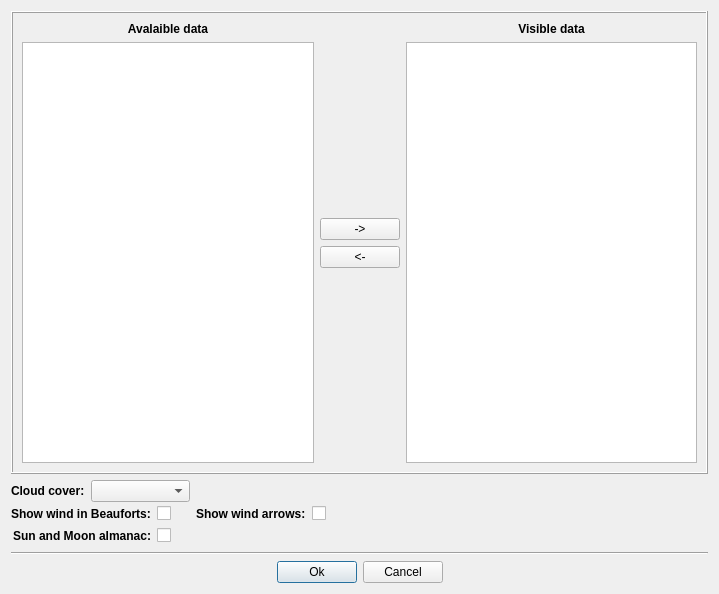
<?xml version="1.0" encoding="UTF-8"?>
<ui version="4.0">
 <class>MeteotableOptionsDialog</class>
 <widget class="QDialog" name="MeteotableOptionsDialog">
  <property name="geometry">
   <rect>
    <x>0</x>
    <y>0</y>
    <width>719</width>
    <height>594</height>
   </rect>
  </property>
  <property name="sizePolicy">
   <sizepolicy hsizetype="Expanding" vsizetype="Minimum">
    <horstretch>0</horstretch>
    <verstretch>0</verstretch>
   </sizepolicy>
  </property>
  <property name="windowTitle">
   <string>Meteotable parameters</string>
  </property>
  <layout class="QGridLayout" name="gridLayout_3">
   <item row="1" column="0" colspan="4">
    <layout class="QGridLayout" name="gridLayout_2">
     <property name="verticalSpacing">
      <number>2</number>
     </property>
     <item row="0" column="0">
      <widget class="QLabel" name="label">
       <property name="font">
        <font>
         <weight>75</weight>
         <bold>true</bold>
        </font>
       </property>
       <property name="text">
        <string>Cloud cover:</string>
       </property>
      </widget>
     </item>
     <item row="0" column="1" colspan="2">
      <widget class="QComboBox" name="inputCloudsColorMode"/>
     </item>
     <item row="0" column="5">
      <spacer>
       <property name="orientation">
        <enum>Qt::Horizontal</enum>
       </property>
       <property name="sizeHint" stdset="0">
        <size>
         <width>100</width>
         <height>20</height>
        </size>
       </property>
      </spacer>
     </item>
     <item row="1" column="0" colspan="2">
      <widget class="QLabel" name="label_5">
       <property name="font">
        <font>
         <weight>75</weight>
         <bold>true</bold>
        </font>
       </property>
       <property name="text">
        <string>Show wind in Beauforts:</string>
       </property>
      </widget>
     </item>
     <item row="1" column="2">
      <widget class="QCheckBox" name="cbShowBeauforts">
       <property name="text">
        <string/>
       </property>
      </widget>
     </item>
     <item row="1" column="5">
      <spacer name="spacer">
       <property name="orientation">
        <enum>Qt::Horizontal</enum>
       </property>
       <property name="sizeHint" stdset="0">
        <size>
         <width>100</width>
         <height>20</height>
        </size>
       </property>
      </spacer>
     </item>
     <item row="2" column="5">
      <spacer>
       <property name="orientation">
        <enum>Qt::Horizontal</enum>
       </property>
       <property name="sizeHint" stdset="0">
        <size>
         <width>100</width>
         <height>20</height>
        </size>
       </property>
      </spacer>
     </item>
     <item row="1" column="3">
      <widget class="QLabel" name="label_4">
       <property name="font">
        <font>
         <weight>75</weight>
         <bold>true</bold>
        </font>
       </property>
       <property name="text">
        <string>Show wind arrows:</string>
       </property>
      </widget>
     </item>
     <item row="1" column="4">
      <widget class="QCheckBox" name="cbShowWindArrows">
       <property name="text">
        <string/>
       </property>
      </widget>
     </item>
     <item row="2" column="0" colspan="2">
      <widget class="QLabel" name="label_6">
       <property name="font">
        <font>
         <weight>75</weight>
         <bold>true</bold>
        </font>
       </property>
       <property name="text">
        <string>Sun and Moon almanac:</string>
       </property>
       <property name="alignment">
        <set>Qt::AlignRight|Qt::AlignTrailing|Qt::AlignVCenter</set>
       </property>
      </widget>
     </item>
     <item row="2" column="2">
      <widget class="QCheckBox" name="cbSunMoonAlmanac">
       <property name="text">
        <string/>
       </property>
      </widget>
     </item>
    </layout>
   </item>
   <item row="2" column="0" colspan="4">
    <widget class="Line" name="line">
     <property name="orientation">
      <enum>Qt::Horizontal</enum>
     </property>
    </widget>
   </item>
   <item row="3" column="0">
    <spacer>
     <property name="orientation">
      <enum>Qt::Horizontal</enum>
     </property>
     <property name="sizeHint" stdset="0">
      <size>
       <width>254</width>
       <height>20</height>
      </size>
     </property>
    </spacer>
   </item>
   <item row="3" column="1">
    <widget class="QPushButton" name="btOK">
     <property name="text">
      <string>Ok</string>
     </property>
    </widget>
   </item>
   <item row="3" column="2">
    <widget class="QPushButton" name="btCancel">
     <property name="text">
      <string>Cancel</string>
     </property>
    </widget>
   </item>
   <item row="3" column="3">
    <spacer>
     <property name="orientation">
      <enum>Qt::Horizontal</enum>
     </property>
     <property name="sizeHint" stdset="0">
      <size>
       <width>253</width>
       <height>20</height>
      </size>
     </property>
    </spacer>
   </item>
   <item row="0" column="0" colspan="4">
    <widget class="QFrame" name="frame">
     <property name="autoFillBackground">
      <bool>false</bool>
     </property>
     <property name="frameShape">
      <enum>QFrame::Box</enum>
     </property>
     <property name="frameShadow">
      <enum>QFrame::Raised</enum>
     </property>
     <layout class="QGridLayout" name="gridLayout">
      <item row="0" column="0">
       <widget class="QLabel" name="label_2">
        <property name="font">
         <font>
          <weight>75</weight>
          <bold>true</bold>
         </font>
        </property>
        <property name="text">
         <string>Avalaible data</string>
        </property>
        <property name="alignment">
         <set>Qt::AlignCenter</set>
        </property>
       </widget>
      </item>
      <item row="0" column="1" rowspan="2">
       <layout class="QVBoxLayout" name="verticalLayout">
        <item>
         <spacer>
          <property name="orientation">
           <enum>Qt::Vertical</enum>
          </property>
          <property name="sizeHint" stdset="0">
           <size>
            <width>20</width>
            <height>40</height>
           </size>
          </property>
         </spacer>
        </item>
        <item>
         <widget class="QPushButton" name="btAddVisibleItem">
          <property name="text">
           <string>-&gt;</string>
          </property>
         </widget>
        </item>
        <item>
         <widget class="QPushButton" name="btRemoveVisibleItem">
          <property name="text">
           <string>&lt;-</string>
          </property>
         </widget>
        </item>
        <item>
         <spacer>
          <property name="orientation">
           <enum>Qt::Vertical</enum>
          </property>
          <property name="sizeHint" stdset="0">
           <size>
            <width>20</width>
            <height>40</height>
           </size>
          </property>
         </spacer>
        </item>
       </layout>
      </item>
      <item row="0" column="2">
       <widget class="QLabel" name="label_3">
        <property name="font">
         <font>
          <weight>75</weight>
          <bold>true</bold>
         </font>
        </property>
        <property name="text">
         <string>Visible data</string>
        </property>
        <property name="alignment">
         <set>Qt::AlignCenter</set>
        </property>
       </widget>
      </item>
      <item row="1" column="0">
       <widget class="QListWidget" name="listHiddenData">
        <property name="dragEnabled">
         <bool>true</bool>
        </property>
        <property name="dragDropOverwriteMode">
         <bool>false</bool>
        </property>
        <property name="dragDropMode">
         <enum>QAbstractItemView::InternalMove</enum>
        </property>
        <property name="selectionMode">
         <enum>QAbstractItemView::ExtendedSelection</enum>
        </property>
       </widget>
      </item>
      <item row="1" column="2">
       <widget class="QListWidget" name="listVisibleData">
        <property name="dragEnabled">
         <bool>true</bool>
        </property>
        <property name="dragDropOverwriteMode">
         <bool>false</bool>
        </property>
        <property name="dragDropMode">
         <enum>QAbstractItemView::InternalMove</enum>
        </property>
        <property name="selectionMode">
         <enum>QAbstractItemView::ExtendedSelection</enum>
        </property>
       </widget>
      </item>
     </layout>
    </widget>
   </item>
  </layout>
 </widget>
 <resources/>
 <connections/>
</ui>
